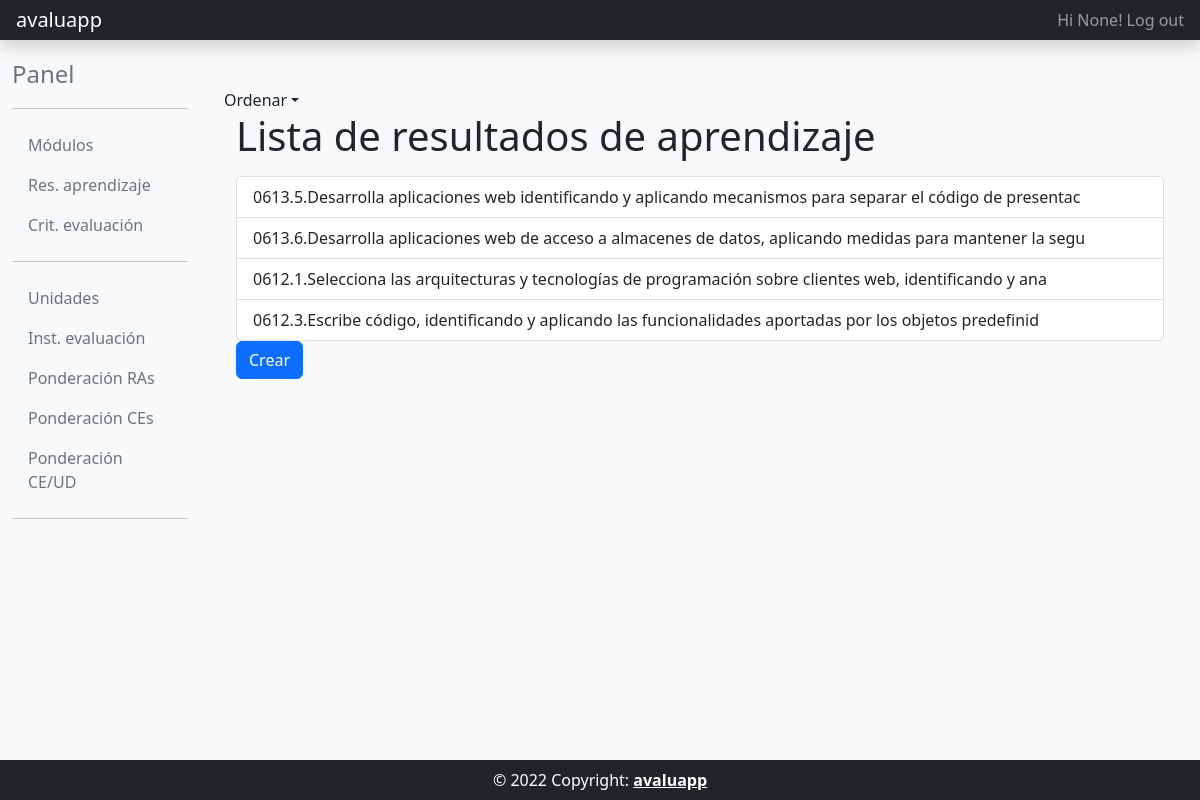
The page /ra_list/ (signed in) on the database its author committed.
### usuarios/models.py (models this page shows, shortened)
class MyUser(AbstractBaseUser, PermissionsMixin):
    username = models.CharField(max_length=33, null=True)
    email = models.EmailField(_('email address'), unique=True)
    activo = models.BooleanField(default=False)
    create_date = models.DateTimeField(auto_now_add=True)
    update_date = models.DateTimeField(auto_now=True)
    is_staff = models.BooleanField(default=False)
    is_active = models.BooleanField(default=True)
    USERNAME_FIELD = 'email'
    REQUIRED_FIELDS = []
    objects = MyUserManager()
    class Meta:
        verbose_name = 'Usuario'
        verbose_name_plural = 'Usuarios'

### core/models.py (models this page shows)
class ResAprendizaje(models.Model):
    modulo = models.ForeignKey(Modulo, on_delete=models.PROTECT, verbose_name="Módulo")
    codigo = models.CharField(max_length = 10, verbose_name="Código")
    descripcion = models.TextField(verbose_name="Descripción")
    def __str__(self):
        return self.codigo + '.' + self.descripcion[:100]
    class Meta:
        unique_together = ["modulo", "codigo"]
        verbose_name = 'Resultado Aprendizaje'
        verbose_name_plural = 'Resultados Aprendizaje'
        ordering = ['codigo']

### core/views.py (the view)
# urls.py: path('ra_list/', core_views.RAListView.as_view(), name='ra_list'),
class RAListView(DecoratorsMixin, OrderingMixin, ListView):
    model = ResAprendizaje
    template_name = 'core/ra_list.html'

### common/mixins.py (called while the page is built)
    def get_queryset(self):
        model = self.model
        ordenar = self.request.GET.get('ordenar', None)
        if ordenar == 'asc':
            return model.objects.all().order_by('id')
        elif ordenar == 'desc':
            return model.objects.all().order_by('-id')
        else:
            return model.objects.all().order_by('id')

    @method_decorator(login_required)
    def dispatch(self, request, *args, **kwargs):
        return super().dispatch(request, *args, **kwargs)

### templates/core/ra_list.html (shortened to what this page needs)
{% extends "common/base_intranet.html" %}
{% block main_content %}
<a class="nav-link dropdown-toggle" id="dropdownMenu1" data-bs-toggle="dropdown" ariahaspopup="true">Ordenar</a>
<div class="container">
    <h1>Lista de resultados de aprendizaje</h1>
    <ul class="list-group mt-3 ">
    {% for ra in object_list %}
        <a href="{% url 'ra_detail' ra.id %}" class="list-group-item list-group-item-action">{{ ra }}</a>
    {% empty %}
        <p>No existen resultados de aprendizaje.</p>
    {% endfor %}
    </ul>
    <a class="btn btn-primary" href="/ra_create"> Crear </a>
</div>
{% endblock main_content %}

### templates/common/header_website.html (shortened to what this page needs)
<header class="navbar navbar-dark sticky-top bg-dark flex-md-nowrap p-0 shadow">
  <a class="navbar-brand col-md-3 col-lg-2 px-3 ml-5" href="/">avaluapp</a>
  <div class="navbar-nav">
    <div class="nav-item text-nowrap d-flex">
      {% if user.is_authenticated %}
        <a class="nav-link px-3" href="{% url 'account_logout' %}"">Hi {{ request.user.username }}! Log out</a>
      {% else %}
        <a class="nav-link px-3" href="{% url 'account_login' %}"">Log in</a>
      {% endif %}
    </div>
  </div>
</header>

### rows shown on the page
MyUser: user.username "None"
ResAprendizaje: codigo+descripcion "0613.5.Desarrolla aplicaciones web identificando y aplicando mecanismos para separar el código de presentac"
ResAprendizaje: codigo+descripcion "0613.6.Desarrolla aplicaciones web de acceso a almacenes de datos, aplicando medidas para mantener la segu"
ResAprendizaje: codigo+descripcion "0612.1.Selecciona las arquitecturas y tecnologías de programación sobre clientes web, identificando y ana"
ResAprendizaje: codigo+descripcion "0612.3.Escribe código, identificando y aplicando las funcionalidades aportadas por los objetos predefinid"
